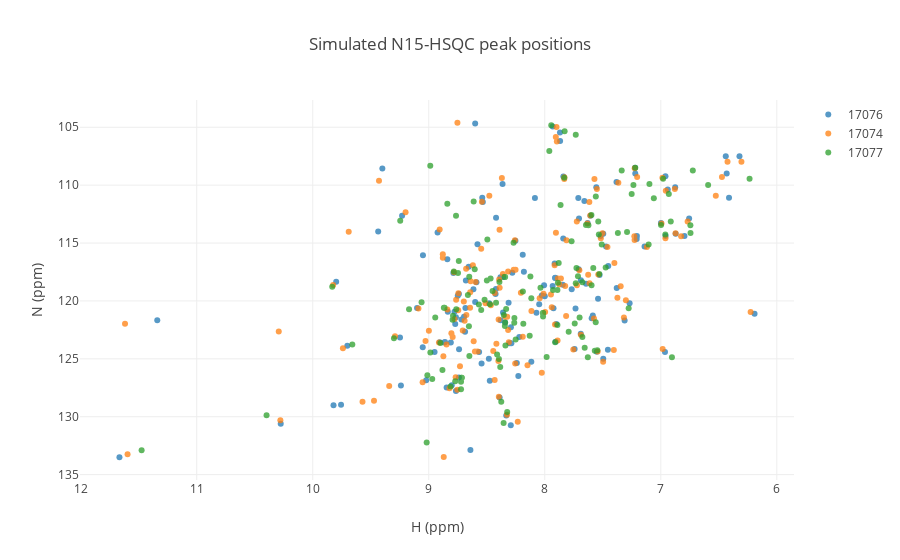

Notebook source saved alongside this figure:
### Code cell
s.n15hsqc(bmrbid=[17074,17076,17077])

### Figure 1 — Plotly figure (JSON) as saved in the notebook; plotly's stock layout.template omitted (floating-point values rounded to 4 significant figures; data arrays with more than 128 entries replaced by an {"elided": "..."} marker saying what was removed)
{"data": [{"mode": "markers", "name": "17076", "opacity": 0.75, "text": {"elided": "148 str values"}, "type": "scatter", "x": {"elided": "148 str values"}, "y": {"elided": "148 str values"}}, {"mode": "markers", "name": "17074", "opacity": 0.75, "text": {"elided": "148 str values"}, "type": "scatter", "x": {"elided": "148 str values"}, "y": {"elided": "148 str values"}}, {"mode": "markers", "name": "17077", "opacity": 0.75, "text": {"elided": "149 str values"}, "type": "scatter", "x": {"elided": "149 str values"}, "y": {"elided": "149 str values"}}], "layout": {"hovermode": "closest", "showlegend": true, "title": "Simulated N15-HSQC peak positions", "xaxis": {"autorange": "reversed", "title": "H (ppm)"}, "yaxis": {"autorange": "reversed", "title": "N (ppm)"}}}
